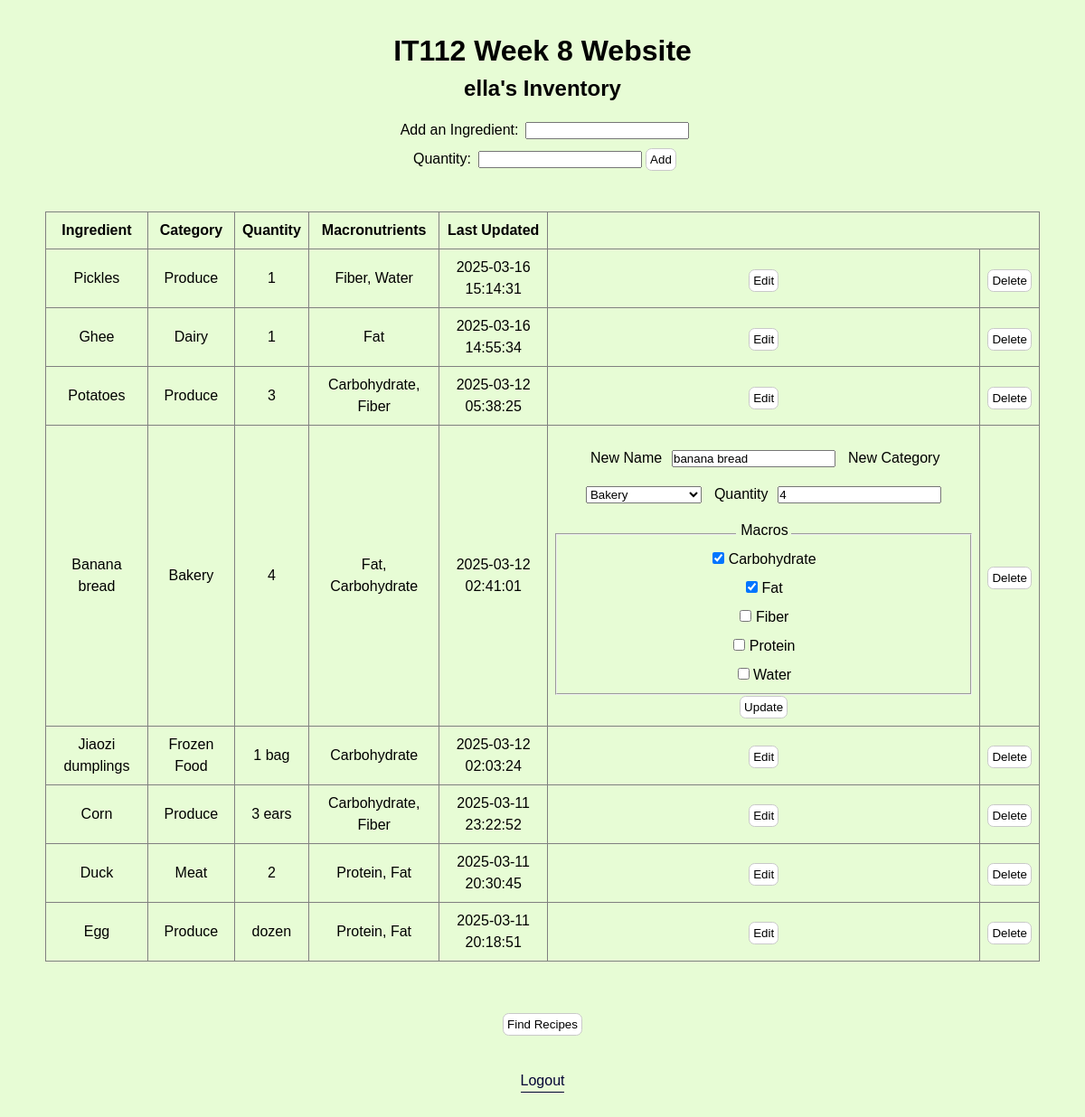
The app's page /inventory/update/2 (signed in) with its own data.
### tables this page shows
CREATE TABLE inventory (
    id INTEGER PRIMARY KEY,
    quantity TEXT DEFAULT '1',
    last_updated TIMESTAMP DEFAULT (datetime('now', 'localtime')),
    category_id INT NOT NULL,
    user_id INTEGER NOT NULL,
    ingredient_id INTEGER NOT NULL,
    FOREIGN KEY (category_id) REFERENCES category(id) ON DELETE CASCADE,
    FOREIGN KEY (user_id) REFERENCES user(id) ON DELETE CASCADE,
    FOREIGN KEY (ingredient_id) REFERENCES ingredient(id)  ON DELETE CASCADE
);

CREATE TABLE macronutrient (
    id INTEGER PRIMARY KEY,
    macro_name TEXT UNIQUE NOT NULL
);

### flaskapp.py (the view)
@app.route('/inventory/update/<int:inventory_id>', methods=['GET'])
def edit_inventory(inventory_id):
    if 'username' not in session:
        return redirect(url_for('login'))
    db = get_db()
    cur = db.cursor()
    user_id = session.get('user_id')
    cur.execute("""
        SELECT inventory.id, inventory.ingredient_id, ingredient.ingredient_name,
               category.category_name, inventory.quantity
        FROM inventory
        JOIN ingredient ON inventory.ingredient_id = ingredient.id
        JOIN category ON ingredient.category_id = category.id
        WHERE inventory.id = ? AND inventory.user_id = ?
    """, (inventory_id, user_id))
    inventory_item = cur.fetchone()
    if not inventory_item:
        return redirect(url_for('index'))
    inventory_dict = {
        "id": inventory_item["id"],
        "ingredient_id": inventory_item["ingredient_id"],
        "ingredient_name": inventory_item["ingredient_name"],
        "category_name": inventory_item["category_name"],
        "quantity": inventory_item["quantity"],
    }
    cur.execute("SELECT id, macro_name FROM macronutrient ORDER BY macro_name;")
    all_macros = [(str(row["id"]), row["macro_name"]) for row in cur.fetchall()]
    cur.execute("""
        SELECT macronutrient.id
        FROM ingredient_macronutrient
        JOIN macronutrient ON ingredient_macronutrient.macronutrient_id = macronutrient.id
        WHERE ingredient_macronutrient.ingredient_id = ?
    """, (inventory_item["ingredient_id"],))
    selected_macros = [str(row["id"]) for row in cur.fetchall()]
    cur.execute("SELECT category_name FROM category ORDER BY category_name;")
    categories = [("", "Select a Category")] + [(row["category_name"], row["category_name"]) for row in cur.fetchall()]
    cur.execute("""
        SELECT inventory.id,
               ingredient.ingredient_name AS ingredient,
               category.category_name AS category,
               inventory.quantity,
               inventory.last_updated,
               GROUP_CONCAT(macronutrient.macro_name, ', ') AS macros
        FROM inventory
        JOIN ingredient ON inventory.ingredient_id = ingredient.id
        JOIN category ON ingredient.category_id = category.id
        LEFT JOIN ingredient_macronutrient ON ingredient.id = ingredient_macronutrient.ingredient_id
        LEFT JOIN macronutrient ON ingredient_macronutrient.macronutrient_id = macronutrient.id
        WHERE inventory.user_id = ?
        GROUP BY inventory.id, ingredient.ingredient_name, category.category_name, inventory.quantity, inventory.last_updated
        ORDER BY inventory.last_updated DESC;
    """, (user_id,))
    full_inventory_list = cur.fetchall()
    update_form = UpdateForm()
    update_form.new_name.data = inventory_dict['ingredient_name']
    update_form.quantity.data = inventory_dict['quantity']
    update_form.ingredient_id.data = inventory_dict["ingredient_id"]
    update_form.macros.choices = all_macros  # set available macros
    update_form.macros.data = selected_macros  # prefill
    update_form.new_category.choices = categories
    update_form.new_category.data = inventory_item['category_name']
    inventory_form = InventoryForm()
    return render_template('index.html',
                           update_form=update_form,
                           inventory_form=inventory_form,
                           inventory=inventory_dict,
                           user_inventory=full_inventory_list,
                           selected_inventory_id=inventory_id)

### forms.py (shortened to what this page needs)
class UpdateForm(FlaskForm):
    ingredient_id = HiddenField("Ingredient ID")
    new_name = StringField("New Name", validators=[DataRequired(), Length(min=2, max=50)])
    new_category = SelectField("New Category", choices=[("", "Select a Category")], validators=[DataRequired(message="Please select a category!")])
    quantity = StringField('Quantity', validators=[Optional()])
    macros = SelectMultipleField('Macros', validators=[Optional()])
    submit = SubmitField("Update")

class InventoryForm(FlaskForm):
    ingredient = StringField("Add Ingredient", validators=[DataRequired(message="There is nothing to add!"), Length(min=2, max=50, message="Hmm, not sure if that's an item.")])
    quantity = StringField("Quantity", validators=[DataRequired(message="Enter a quantity.")])
    submit = SubmitField("Add")

### flaskapp.py (called while the page is built)
def get_db():
    db = getattr(g, '_database', None)
    if db is None:
        db = g._database = sqlite3.connect(DATABASE)
        db.row_factory = sqlite3.Row
    return db

@app.teardown_appcontext
def close_connection(exception):
    db = getattr(g, '_database', None)
    if db is not None:
        db.close()

### templates/index.html (shortened to what this page needs)
<!DOCTYPE html>
<html lang="en">
<head>
    <link rel="stylesheet" href="{{ url_for('static', filename='css/style.css') }}">
</head>
<body>
    <h1>IT112 Week 8 Website</h1>
    <h2>{{ session['username'] }}'s Inventory</h2>
    {% include 'add_ingredient.html' %}
    <main>
        {% if user_inventory %}
            <table border="1">
                <thead>
                    <tr>
                        <th>Ingredient</th>
                        <th>Category</th>
                        <th>Quantity</th>
                        <th>Macronutrients</th>
                        <th>Last Updated</th>
                    </tr>
                </thead>
                <tbody>
                    {% for item in user_inventory %}
                    <tr>
                        <td>{{ item['ingredient'] | capitalize }}</td>
                        <td>{{ item['category'] }}</td>
                        <td>{{ item['quantity'] }}</td>
                        <td>{{ item['macros'] if item['macros'] else 'None' }}</td>
                        <td>{{ item['last_updated'] }}</td>
                        <td>
                            {% with inventory=item %}
                            {% include 'update_inventory.html' %}
                        {% endwith %}
                        </td>
                        <td>
                            <form action="{{ url_for('delete_inventory', inventory_id=item.id) }}" method="POST">
                                <button type="submit" onclick="return confirm('Are you sure you want to delete this item?');">Delete</button>
                            </form>
                        </td>
                    </tr>
                    {% endfor %}
                </tbody>
            </table>
        {% else %}
            <p>Your inventory is empty. Start adding ingredients!</p>
        {% endif %}
        <form action="{{ url_for('get_recipes') }}" method="GET">
            <button type="submit">Find Recipes</button>
        </form>
    </main>
    <a class="logout" href="{{ url_for('logout') }}">Logout</a>
</body>
</html>

### templates/update_inventory.html (shortened to what this page needs)
{% if selected_inventory_id != inventory.id %}
<form method="GET" action="{{ url_for('update_inventory', inventory_id=inventory['id']) }}">
    <button type="submit">Edit</button>
</form>
{% else %}
    <form action="{{ url_for('update_inventory', inventory_id=inventory['id']) }}" method="POST">
        <label>{{ update_form.new_name.label }}</label> {{ update_form.new_name() }}
        <label>{{ update_form.new_category.label }}</label> {{ update_form.new_category() }}
        <label>{{ update_form.quantity.label }}</label> {{ update_form.quantity() }}
        <fieldset>
            <legend>{{ update_form.macros.label }}</legend>
            {% for macro in update_form.macros.choices %}
                <label>
                    <input type="checkbox" name="{{ update_form.macros.name }}" value="{{ macro[0] }}"
                        {% if macro[0] in update_form.macros.data %}checked{% endif %}>
                    {{ macro[1] }}
                </label><br>
            {% endfor %}
        </fieldset>
        <button class="inlineButton" type="submit">Update</button>
    </form>
{% endif %}

### static/css/style.css (style rules this page uses)
* { padding: 0; margin: 0; box-sizing: border-box; }
html { font-size: 100%; line-height: 1.5; font-family: 'Space Grotesk', sans-serif; background-color: #e7fcd5; }
body { display: flex; flex-direction: column; max-width: 1100px; margin: 0 auto; }
main { display: block; text-align: center; }
h1 { font-size: 2em; text-align: center; margin: 1em auto 0em; }
h2 { text-align: center; }
button { display: inline-block; }
table { margin: 1em auto 3em; border-collapse: collapse; }
td { padding: .5em; text-align: center; vertical-align: middle; }
th { padding: .5em; text-align: center; vertical-align: middle; }
form { display: inline-block; margin-top: 1em; text-align: center; }
form > button { margin-top: -1em; }
form > button.inlineButton { margin-top: 0em; }
form label { display: inline-block; margin: 0 .2em .5em .3em; }
a.logout, a.back { text-decoration: none; margin: 2em auto; color: rgb(3, 3, 52); border-bottom: .1em solid rgb(3, 3, 52); }
button { background-color: white; border: .1em rgb(201, 201, 201) solid; border-radius: .5em; padding: .3em; text-align: center; text-decoration: none; vertical-align:middle; font-family: 'Space Grotesk', sans-serif; }

### records on screen
inventory: ingredient "Pickles", category "Produce", quantity "1", item "Fiber, Water", last_updated "2025-03-16 15:14:31"
inventory: ingredient "Ghee", category "Dairy", quantity "1", item "Fat", last_updated "2025-03-16 14:55:34"
inventory: ingredient "Potatoes", category "Produce", quantity "3", item "Carbohydrate, Fiber", last_updated "2025-03-12 05:38:25"
inventory: ingredient "Banana bread", category "Bakery", quantity "4", item "Fat, Carbohydrate", last_updated "2025-03-12 02:41:01", new_name.label "New Name", new_name "banana bread", new_category.label "New Category", quantity.label "Quantity", macros.label "Macros"
macronutrient: macros "☑", macro_name "Carbohydrate"
macronutrient: macros "☑", macro_name "Fat"
macronutrient: macro_name "Fiber"
macronutrient: macro_name "Protein"
macronutrient: macro_name "Water"
inventory: ingredient "Jiaozi dumplings", category "Frozen Food", quantity "1 bag", item "Carbohydrate", last_updated "2025-03-12 02:03:24"
inventory: ingredient "Corn", category "Produce", quantity "3 ears", item "Carbohydrate, Fiber", last_updated "2025-03-11 23:22:52"
inventory: ingredient "Duck", category "Meat", quantity "2", item "Protein, Fat", last_updated "2025-03-11 20:30:45"
inventory: ingredient "Egg", category "Produce", quantity "dozen", item "Protein, Fat", last_updated "2025-03-11 20:18:51"

### other values on screen
{{ session['username'] }} "ella"
